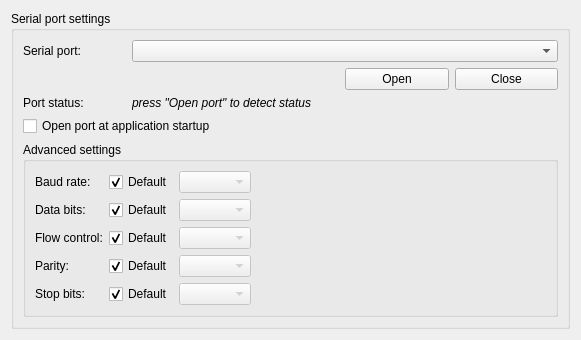
<?xml version="1.0" encoding="UTF-8"?>
<ui version="4.0">
 <class>SettingsView</class>
 <widget class="QWidget" name="SettingsView">
  <property name="geometry">
   <rect>
    <x>0</x>
    <y>0</y>
    <width>581</width>
    <height>339</height>
   </rect>
  </property>
  <property name="windowTitle">
   <string>Settings</string>
  </property>
  <layout class="QVBoxLayout" name="verticalLayout">
   <item>
    <widget class="QGroupBox" name="serialPortSettings">
     <property name="title">
      <string>Serial port settings</string>
     </property>
     <layout class="QGridLayout" name="gridLayout">
      <item row="0" column="0">
       <widget class="QLabel" name="labelSerialPort">
        <property name="text">
         <string>Serial port:</string>
        </property>
        <property name="buddy">
         <cstring>cbComPort</cstring>
        </property>
       </widget>
      </item>
      <item row="2" column="0">
       <widget class="QLabel" name="labelComPortStatusCaption">
        <property name="text">
         <string>Port status:</string>
        </property>
       </widget>
      </item>
      <item row="1" column="3">
       <widget class="QPushButton" name="openButton">
        <property name="text">
         <string>Open</string>
        </property>
       </widget>
      </item>
      <item row="1" column="4">
       <widget class="QPushButton" name="closeButton">
        <property name="text">
         <string>Close</string>
        </property>
       </widget>
      </item>
      <item row="2" column="1" colspan="4">
       <widget class="QLabel" name="labelComPortStatus">
        <property name="font">
         <font>
          <italic>true</italic>
         </font>
        </property>
        <property name="text">
         <string>press &quot;Open port&quot; to detect status</string>
        </property>
       </widget>
      </item>
      <item row="4" column="0" colspan="5">
       <widget class="QGroupBox" name="advancedSettings">
        <property name="title">
         <string>Advanced settings</string>
        </property>
        <layout class="QGridLayout" name="gridLayout_2">
         <item row="0" column="0">
          <widget class="QLabel" name="labelBaudRate">
           <property name="text">
            <string>Baud rate:</string>
           </property>
           <property name="buddy">
            <cstring>baudRateDefault</cstring>
           </property>
          </widget>
         </item>
         <item row="0" column="1">
          <widget class="QCheckBox" name="baudRateDefault">
           <property name="text">
            <string>Default</string>
           </property>
           <property name="checked">
            <bool>true</bool>
           </property>
          </widget>
         </item>
         <item row="0" column="2">
          <widget class="QComboBox" name="baudRate">
           <property name="enabled">
            <bool>false</bool>
           </property>
          </widget>
         </item>
         <item row="1" column="0">
          <widget class="QLabel" name="labelDataBits">
           <property name="text">
            <string>Data bits:</string>
           </property>
           <property name="buddy">
            <cstring>dataBitsDefault</cstring>
           </property>
          </widget>
         </item>
         <item row="1" column="1">
          <widget class="QCheckBox" name="dataBitsDefault">
           <property name="text">
            <string>Default</string>
           </property>
           <property name="checked">
            <bool>true</bool>
           </property>
          </widget>
         </item>
         <item row="1" column="2">
          <widget class="QComboBox" name="dataBits">
           <property name="enabled">
            <bool>false</bool>
           </property>
          </widget>
         </item>
         <item row="2" column="0">
          <widget class="QLabel" name="labelFlowControl">
           <property name="text">
            <string>Flow control:</string>
           </property>
           <property name="buddy">
            <cstring>flowControlDefault</cstring>
           </property>
          </widget>
         </item>
         <item row="2" column="1">
          <widget class="QCheckBox" name="flowControlDefault">
           <property name="text">
            <string>Default</string>
           </property>
           <property name="checked">
            <bool>true</bool>
           </property>
          </widget>
         </item>
         <item row="2" column="2">
          <widget class="QComboBox" name="flowControl">
           <property name="enabled">
            <bool>false</bool>
           </property>
          </widget>
         </item>
         <item row="3" column="0">
          <widget class="QLabel" name="labelParity">
           <property name="text">
            <string>Parity:</string>
           </property>
           <property name="buddy">
            <cstring>parityDefault</cstring>
           </property>
          </widget>
         </item>
         <item row="3" column="1">
          <widget class="QCheckBox" name="parityDefault">
           <property name="text">
            <string>Default</string>
           </property>
           <property name="checked">
            <bool>true</bool>
           </property>
          </widget>
         </item>
         <item row="3" column="2">
          <widget class="QComboBox" name="parity">
           <property name="enabled">
            <bool>false</bool>
           </property>
          </widget>
         </item>
         <item row="4" column="0">
          <widget class="QLabel" name="labelStopBits">
           <property name="text">
            <string>Stop bits:</string>
           </property>
           <property name="buddy">
            <cstring>stopBitsDefault</cstring>
           </property>
          </widget>
         </item>
         <item row="4" column="1">
          <widget class="QCheckBox" name="stopBitsDefault">
           <property name="text">
            <string>Default</string>
           </property>
           <property name="checked">
            <bool>true</bool>
           </property>
          </widget>
         </item>
         <item row="4" column="2">
          <widget class="QComboBox" name="stopBits">
           <property name="enabled">
            <bool>false</bool>
           </property>
          </widget>
         </item>
         <item row="0" column="3" rowspan="5">
          <spacer name="horizontalSpacer_2">
           <property name="orientation">
            <enum>Qt::Horizontal</enum>
           </property>
           <property name="sizeHint" stdset="0">
            <size>
             <width>303</width>
             <height>128</height>
            </size>
           </property>
          </spacer>
         </item>
        </layout>
       </widget>
      </item>
      <item row="3" column="0" colspan="5">
       <widget class="QCheckBox" name="openPortAtStartup">
        <property name="text">
         <string>Open port at application startup</string>
        </property>
       </widget>
      </item>
      <item row="0" column="1" colspan="4">
       <widget class="QComboBox" name="cbComPort">
        <property name="sizePolicy">
         <sizepolicy hsizetype="Expanding" vsizetype="Fixed">
          <horstretch>0</horstretch>
          <verstretch>0</verstretch>
         </sizepolicy>
        </property>
        <property name="sizeAdjustPolicy">
         <enum>QComboBox::AdjustToContents</enum>
        </property>
       </widget>
      </item>
      <item row="1" column="1" colspan="2">
       <spacer name="horizontalSpacer">
        <property name="orientation">
         <enum>Qt::Horizontal</enum>
        </property>
        <property name="sizeHint" stdset="0">
         <size>
          <width>40</width>
          <height>20</height>
         </size>
        </property>
       </spacer>
      </item>
     </layout>
    </widget>
   </item>
   <item>
    <spacer name="verticalSpacer">
     <property name="orientation">
      <enum>Qt::Vertical</enum>
     </property>
     <property name="sizeHint" stdset="0">
      <size>
       <width>20</width>
       <height>248</height>
      </size>
     </property>
    </spacer>
   </item>
  </layout>
 </widget>
 <tabstops>
  <tabstop>cbComPort</tabstop>
  <tabstop>openButton</tabstop>
  <tabstop>closeButton</tabstop>
  <tabstop>openPortAtStartup</tabstop>
  <tabstop>baudRateDefault</tabstop>
  <tabstop>baudRate</tabstop>
  <tabstop>dataBitsDefault</tabstop>
  <tabstop>dataBits</tabstop>
  <tabstop>flowControlDefault</tabstop>
  <tabstop>flowControl</tabstop>
  <tabstop>parityDefault</tabstop>
  <tabstop>parity</tabstop>
  <tabstop>stopBitsDefault</tabstop>
  <tabstop>stopBits</tabstop>
 </tabstops>
 <resources/>
 <connections/>
</ui>
